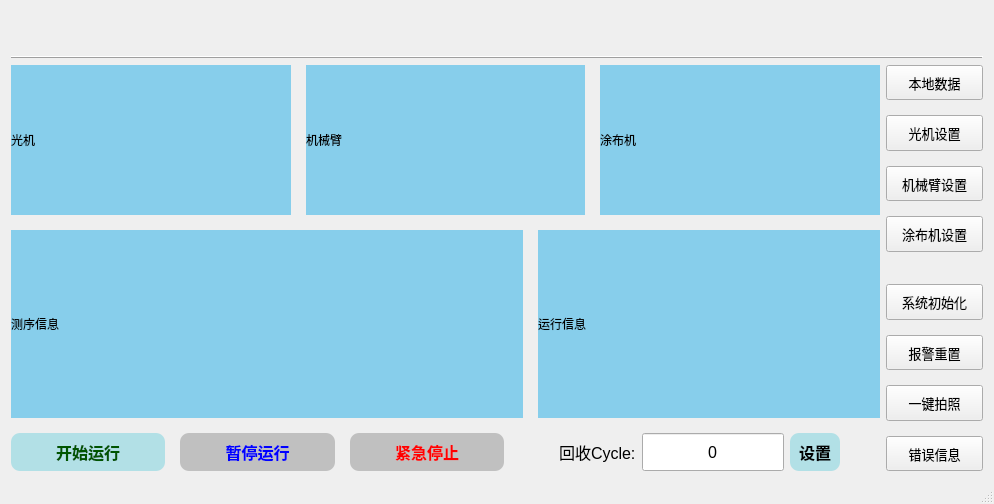
<?xml version="1.0" encoding="UTF-8"?>
<ui version="4.0">
 <class>MainWindow</class>
 <widget class="QMainWindow" name="MainWindow">
  <property name="windowModality">
   <enum>Qt::NonModal</enum>
  </property>
  <property name="geometry">
   <rect>
    <x>0</x>
    <y>0</y>
    <width>994</width>
    <height>504</height>
   </rect>
  </property>
  <property name="sizePolicy">
   <sizepolicy hsizetype="Expanding" vsizetype="Expanding">
    <horstretch>0</horstretch>
    <verstretch>0</verstretch>
   </sizepolicy>
  </property>
  <property name="windowTitle">
   <string>ShearDrivenMaster</string>
  </property>
  <property name="styleSheet">
   <string notr="true"/>
  </property>
  <widget class="QWidget" name="centralWidget">
   <layout class="QVBoxLayout" name="verticalLayout_6" stretch="1,0,9">
    <item>
     <layout class="QHBoxLayout" name="horizontalLayout_mainTitle"/>
    </item>
    <item>
     <widget class="QFrame" name="frame">
      <property name="frameShape">
       <enum>QFrame::HLine</enum>
      </property>
      <property name="frameShadow">
       <enum>QFrame::Raised</enum>
      </property>
     </widget>
    </item>
    <item>
     <layout class="QHBoxLayout" name="horizontalLayout" stretch="9,1">
      <item>
       <layout class="QVBoxLayout" name="LayoutMainView" stretch="4,5,1">
        <property name="spacing">
         <number>15</number>
        </property>
        <item>
         <layout class="QHBoxLayout" name="LayoutDevices" stretch="1,1,1">
          <property name="spacing">
           <number>15</number>
          </property>
          <item>
           <widget class="QWidget" name="WidgetImager" native="true">
            <property name="sizePolicy">
             <sizepolicy hsizetype="Expanding" vsizetype="Preferred">
              <horstretch>0</horstretch>
              <verstretch>0</verstretch>
             </sizepolicy>
            </property>
            <property name="styleSheet">
             <string notr="true">#WidgetImager{border: 1px solid rgb(0, 170, 255)}</string>
            </property>
            <layout class="QVBoxLayout" name="verticalLayout_2" stretch="1,9">
             <property name="spacing">
              <number>0</number>
             </property>
             <property name="sizeConstraint">
              <enum>QLayout::SetMinimumSize</enum>
             </property>
             <property name="leftMargin">
              <number>0</number>
             </property>
             <property name="topMargin">
              <number>0</number>
             </property>
             <property name="rightMargin">
              <number>0</number>
             </property>
             <property name="bottomMargin">
              <number>0</number>
             </property>
             <item>
              <widget class="QLabel" name="LabelImager">
               <property name="styleSheet">
                <string notr="true">background-color: rgb(135, 206, 235);</string>
               </property>
               <property name="text">
                <string>光机</string>
               </property>
              </widget>
             </item>
             <item>
              <layout class="QVBoxLayout" name="LayoutImager"/>
             </item>
            </layout>
           </widget>
          </item>
          <item>
           <widget class="QWidget" name="WidgetRobot" native="true">
            <property name="sizePolicy">
             <sizepolicy hsizetype="Expanding" vsizetype="Preferred">
              <horstretch>0</horstretch>
              <verstretch>0</verstretch>
             </sizepolicy>
            </property>
            <property name="styleSheet">
             <string notr="true">#WidgetRobot{border: 1px solid rgb(0, 170, 255)}</string>
            </property>
            <layout class="QVBoxLayout" name="verticalLayout" stretch="1,9">
             <property name="spacing">
              <number>0</number>
             </property>
             <property name="leftMargin">
              <number>0</number>
             </property>
             <property name="topMargin">
              <number>0</number>
             </property>
             <property name="rightMargin">
              <number>0</number>
             </property>
             <property name="bottomMargin">
              <number>0</number>
             </property>
             <item>
              <widget class="QLabel" name="LabelRobot">
               <property name="styleSheet">
                <string notr="true">background-color: rgb(135, 206, 235);</string>
               </property>
               <property name="text">
                <string>机械臂</string>
               </property>
              </widget>
             </item>
             <item>
              <layout class="QVBoxLayout" name="LayoutRobot"/>
             </item>
            </layout>
           </widget>
          </item>
          <item>
           <widget class="QWidget" name="WidgetCoater" native="true">
            <property name="sizePolicy">
             <sizepolicy hsizetype="Expanding" vsizetype="Preferred">
              <horstretch>0</horstretch>
              <verstretch>0</verstretch>
             </sizepolicy>
            </property>
            <property name="styleSheet">
             <string notr="true">#WidgetCoater{border: 1px solid rgb(0, 170, 255)}</string>
            </property>
            <layout class="QVBoxLayout" name="verticalLayout_3" stretch="1,9">
             <property name="spacing">
              <number>0</number>
             </property>
             <property name="leftMargin">
              <number>0</number>
             </property>
             <property name="topMargin">
              <number>0</number>
             </property>
             <property name="rightMargin">
              <number>0</number>
             </property>
             <property name="bottomMargin">
              <number>0</number>
             </property>
             <item>
              <widget class="QLabel" name="LabelCoater">
               <property name="styleSheet">
                <string notr="true">background-color: rgb(135, 206, 235);</string>
               </property>
               <property name="text">
                <string>涂布机</string>
               </property>
              </widget>
             </item>
             <item>
              <layout class="QVBoxLayout" name="LayoutCoater"/>
             </item>
            </layout>
           </widget>
          </item>
         </layout>
        </item>
        <item>
         <layout class="QHBoxLayout" name="LayoutInfo" stretch="3,2">
          <property name="spacing">
           <number>15</number>
          </property>
          <item>
           <widget class="QWidget" name="WidgetSequencing" native="true">
            <property name="sizePolicy">
             <sizepolicy hsizetype="Expanding" vsizetype="Expanding">
              <horstretch>0</horstretch>
              <verstretch>0</verstretch>
             </sizepolicy>
            </property>
            <property name="styleSheet">
             <string notr="true">#WidgetSequencing{border: 1px solid rgb(0, 170, 255)}</string>
            </property>
            <layout class="QVBoxLayout" name="verticalLayout_4" stretch="1,9">
             <property name="spacing">
              <number>0</number>
             </property>
             <property name="leftMargin">
              <number>0</number>
             </property>
             <property name="topMargin">
              <number>0</number>
             </property>
             <property name="rightMargin">
              <number>0</number>
             </property>
             <property name="bottomMargin">
              <number>0</number>
             </property>
             <item>
              <widget class="QLabel" name="LabelSequencing">
               <property name="styleSheet">
                <string notr="true">background-color: rgb(135, 206, 235);</string>
               </property>
               <property name="text">
                <string>测序信息</string>
               </property>
              </widget>
             </item>
             <item>
              <layout class="QVBoxLayout" name="LayoutSequencing"/>
             </item>
            </layout>
           </widget>
          </item>
          <item>
           <widget class="QWidget" name="WidgetMessage" native="true">
            <property name="sizePolicy">
             <sizepolicy hsizetype="Expanding" vsizetype="Expanding">
              <horstretch>0</horstretch>
              <verstretch>0</verstretch>
             </sizepolicy>
            </property>
            <property name="styleSheet">
             <string notr="true">#WidgetMessage{border: 1px solid rgb(0, 170, 255)}</string>
            </property>
            <layout class="QVBoxLayout" name="verticalLayout_5" stretch="1,9">
             <property name="spacing">
              <number>0</number>
             </property>
             <property name="leftMargin">
              <number>0</number>
             </property>
             <property name="topMargin">
              <number>0</number>
             </property>
             <property name="rightMargin">
              <number>0</number>
             </property>
             <property name="bottomMargin">
              <number>0</number>
             </property>
             <item>
              <widget class="QLabel" name="LabelMessage">
               <property name="styleSheet">
                <string notr="true">background-color: rgb(135, 206, 235);</string>
               </property>
               <property name="text">
                <string>运行信息</string>
               </property>
              </widget>
             </item>
             <item>
              <layout class="QVBoxLayout" name="LayoutMessage"/>
             </item>
            </layout>
           </widget>
          </item>
         </layout>
        </item>
        <item>
         <layout class="QHBoxLayout" name="LayoutRunButtons" stretch="2,2,2,0,0">
          <property name="spacing">
           <number>15</number>
          </property>
          <item>
           <widget class="QPushButton" name="ButtonStartRun">
            <property name="sizePolicy">
             <sizepolicy hsizetype="Minimum" vsizetype="Minimum">
              <horstretch>0</horstretch>
              <verstretch>0</verstretch>
             </sizepolicy>
            </property>
            <property name="maximumSize">
             <size>
              <width>400</width>
              <height>16777215</height>
             </size>
            </property>
            <property name="font">
             <font>
              <pointsize>12</pointsize>
              <bold>true</bold>
             </font>
            </property>
            <property name="cursor">
             <cursorShape>PointingHandCursor</cursorShape>
            </property>
            <property name="styleSheet">
             <string notr="true">QPushButton
{
	color: rgb(0, 85, 0);
	background-color: rgb(178,224,230);
	border-radius:9px;
}

QPushButton:hover
{
	background-color: rgb(135,206,235);
}

QPushButton:pressed
{
	background-color: rgb(30,144,255);
	color: white;
}

QPushButton:disabled
{
	background-color: rgb(192,192,192);
}</string>
            </property>
            <property name="text">
             <string>开始运行</string>
            </property>
           </widget>
          </item>
          <item>
           <widget class="QPushButton" name="ButtonPauseRun">
            <property name="enabled">
             <bool>false</bool>
            </property>
            <property name="sizePolicy">
             <sizepolicy hsizetype="Minimum" vsizetype="Minimum">
              <horstretch>0</horstretch>
              <verstretch>0</verstretch>
             </sizepolicy>
            </property>
            <property name="maximumSize">
             <size>
              <width>400</width>
              <height>16777215</height>
             </size>
            </property>
            <property name="font">
             <font>
              <pointsize>12</pointsize>
              <bold>true</bold>
             </font>
            </property>
            <property name="cursor">
             <cursorShape>PointingHandCursor</cursorShape>
            </property>
            <property name="styleSheet">
             <string notr="true">QPushButton
{
	color: rgb(0, 0, 255);
	background-color: rgb(178,224,230);
	border-radius:9px;
}

QPushButton:hover
{
	background-color: rgb(135,206,235);
}

QPushButton:pressed
{
	background-color: rgb(30,144,255);
	color: white;
}

QPushButton:disabled
{
	background-color: rgb(192,192,192);
}</string>
            </property>
            <property name="text">
             <string>暂停运行</string>
            </property>
           </widget>
          </item>
          <item>
           <widget class="QPushButton" name="ButtonStopRun">
            <property name="enabled">
             <bool>false</bool>
            </property>
            <property name="sizePolicy">
             <sizepolicy hsizetype="Minimum" vsizetype="Minimum">
              <horstretch>0</horstretch>
              <verstretch>0</verstretch>
             </sizepolicy>
            </property>
            <property name="maximumSize">
             <size>
              <width>400</width>
              <height>16777215</height>
             </size>
            </property>
            <property name="font">
             <font>
              <pointsize>12</pointsize>
              <bold>true</bold>
             </font>
            </property>
            <property name="cursor">
             <cursorShape>PointingHandCursor</cursorShape>
            </property>
            <property name="styleSheet">
             <string notr="true">
QPushButton
{
	color: rgb(255, 0, 0);
	background-color: rgb(178,224,230);
	border-radius:9px;
}

QPushButton:hover
{
	background-color: rgb(135,206,235);
}

QPushButton:pressed
{
	background-color: rgb(30,144,255);
	color: white;
}

QPushButton:disabled
{
	background-color: rgb(192,192,192);
}</string>
            </property>
            <property name="text">
             <string>紧急停止</string>
            </property>
           </widget>
          </item>
          <item>
           <spacer name="horizontalSpacer">
            <property name="orientation">
             <enum>Qt::Horizontal</enum>
            </property>
            <property name="sizeHint" stdset="0">
             <size>
              <width>40</width>
              <height>20</height>
             </size>
            </property>
           </spacer>
          </item>
          <item>
           <layout class="QHBoxLayout" name="horizontalLayout_2" stretch="0,0,0,0">
            <item>
             <widget class="QLabel" name="label">
              <property name="maximumSize">
               <size>
                <width>16777215</width>
                <height>40</height>
               </size>
              </property>
              <property name="font">
               <font>
                <pointsize>12</pointsize>
               </font>
              </property>
              <property name="styleSheet">
               <string notr="true"/>
              </property>
              <property name="text">
               <string>回收Cycle:</string>
              </property>
             </widget>
            </item>
            <item>
             <widget class="QLineEdit" name="LineSycleNum">
              <property name="sizePolicy">
               <sizepolicy hsizetype="Expanding" vsizetype="Preferred">
                <horstretch>0</horstretch>
                <verstretch>0</verstretch>
               </sizepolicy>
              </property>
              <property name="maximumSize">
               <size>
                <width>16777215</width>
                <height>40</height>
               </size>
              </property>
              <property name="font">
               <font>
                <pointsize>12</pointsize>
               </font>
              </property>
              <property name="text">
               <string>0</string>
              </property>
              <property name="alignment">
               <set>Qt::AlignCenter</set>
              </property>
              <property name="readOnly">
               <bool>true</bool>
              </property>
             </widget>
            </item>
            <item>
             <widget class="QPushButton" name="ButtonSetCycle">
              <property name="sizePolicy">
               <sizepolicy hsizetype="Minimum" vsizetype="Minimum">
                <horstretch>0</horstretch>
                <verstretch>0</verstretch>
               </sizepolicy>
              </property>
              <property name="minimumSize">
               <size>
                <width>50</width>
                <height>0</height>
               </size>
              </property>
              <property name="maximumSize">
               <size>
                <width>16777215</width>
                <height>40</height>
               </size>
              </property>
              <property name="font">
               <font>
                <pointsize>12</pointsize>
                <bold>true</bold>
               </font>
              </property>
              <property name="cursor">
               <cursorShape>PointingHandCursor</cursorShape>
              </property>
              <property name="styleSheet">
               <string notr="true">QPushButton
{
	background-color: rgb(178,224,230);
	border-radius:9px;
}

QPushButton:hover
{
	background-color: rgb(135,206,235);
}

QPushButton:pressed
{
	background-color: rgb(30,144,255);
	color: white;
}

QPushButton:disabled
{
	background-color: rgb(192,192,192);
}</string>
              </property>
              <property name="text">
               <string>设置</string>
              </property>
             </widget>
            </item>
            <item>
             <spacer name="horizontalSpacer_2">
              <property name="orientation">
               <enum>Qt::Horizontal</enum>
              </property>
              <property name="sizeHint" stdset="0">
               <size>
                <width>40</width>
                <height>20</height>
               </size>
              </property>
             </spacer>
            </item>
           </layout>
          </item>
         </layout>
        </item>
       </layout>
      </item>
      <item>
       <layout class="QVBoxLayout" name="LayoutOthetButtons" stretch="2,2,2,2,1,2,2,2,2">
        <property name="spacing">
         <number>15</number>
        </property>
        <item>
         <widget class="QPushButton" name="ButtonChipSeting">
          <property name="sizePolicy">
           <sizepolicy hsizetype="Preferred" vsizetype="Preferred">
            <horstretch>0</horstretch>
            <verstretch>0</verstretch>
           </sizepolicy>
          </property>
          <property name="maximumSize">
           <size>
            <width>200</width>
            <height>16777215</height>
           </size>
          </property>
          <property name="font">
           <font>
            <pointsize>10</pointsize>
           </font>
          </property>
          <property name="text">
           <string>本地数据</string>
          </property>
         </widget>
        </item>
        <item>
         <widget class="QPushButton" name="ButtonImagerSeting">
          <property name="sizePolicy">
           <sizepolicy hsizetype="Preferred" vsizetype="Preferred">
            <horstretch>0</horstretch>
            <verstretch>0</verstretch>
           </sizepolicy>
          </property>
          <property name="maximumSize">
           <size>
            <width>200</width>
            <height>16777215</height>
           </size>
          </property>
          <property name="font">
           <font>
            <pointsize>10</pointsize>
           </font>
          </property>
          <property name="text">
           <string>光机设置</string>
          </property>
         </widget>
        </item>
        <item>
         <widget class="QPushButton" name="ButtonRobotSeting">
          <property name="sizePolicy">
           <sizepolicy hsizetype="Preferred" vsizetype="Preferred">
            <horstretch>0</horstretch>
            <verstretch>0</verstretch>
           </sizepolicy>
          </property>
          <property name="maximumSize">
           <size>
            <width>200</width>
            <height>16777215</height>
           </size>
          </property>
          <property name="font">
           <font>
            <pointsize>10</pointsize>
           </font>
          </property>
          <property name="text">
           <string>机械臂设置</string>
          </property>
         </widget>
        </item>
        <item>
         <widget class="QPushButton" name="ButtonCoaterSeting">
          <property name="sizePolicy">
           <sizepolicy hsizetype="Preferred" vsizetype="Preferred">
            <horstretch>0</horstretch>
            <verstretch>0</verstretch>
           </sizepolicy>
          </property>
          <property name="maximumSize">
           <size>
            <width>200</width>
            <height>16777215</height>
           </size>
          </property>
          <property name="font">
           <font>
            <pointsize>10</pointsize>
           </font>
          </property>
          <property name="text">
           <string>涂布机设置</string>
          </property>
         </widget>
        </item>
        <item>
         <spacer name="verticalSpacer">
          <property name="orientation">
           <enum>Qt::Vertical</enum>
          </property>
          <property name="sizeHint" stdset="0">
           <size>
            <width>20</width>
            <height>40</height>
           </size>
          </property>
         </spacer>
        </item>
        <item>
         <widget class="QPushButton" name="ButtonSystemInit">
          <property name="sizePolicy">
           <sizepolicy hsizetype="Preferred" vsizetype="Preferred">
            <horstretch>0</horstretch>
            <verstretch>0</verstretch>
           </sizepolicy>
          </property>
          <property name="maximumSize">
           <size>
            <width>200</width>
            <height>16777215</height>
           </size>
          </property>
          <property name="font">
           <font>
            <pointsize>10</pointsize>
           </font>
          </property>
          <property name="text">
           <string>系统初始化</string>
          </property>
         </widget>
        </item>
        <item>
         <widget class="QPushButton" name="ButtonAlarmReset">
          <property name="sizePolicy">
           <sizepolicy hsizetype="Preferred" vsizetype="Preferred">
            <horstretch>0</horstretch>
            <verstretch>0</verstretch>
           </sizepolicy>
          </property>
          <property name="maximumSize">
           <size>
            <width>200</width>
            <height>16777215</height>
           </size>
          </property>
          <property name="font">
           <font>
            <pointsize>10</pointsize>
           </font>
          </property>
          <property name="text">
           <string>报警重置</string>
          </property>
         </widget>
        </item>
        <item>
         <widget class="QPushButton" name="ButtonTakePhotos">
          <property name="sizePolicy">
           <sizepolicy hsizetype="Preferred" vsizetype="Preferred">
            <horstretch>0</horstretch>
            <verstretch>0</verstretch>
           </sizepolicy>
          </property>
          <property name="maximumSize">
           <size>
            <width>200</width>
            <height>16777215</height>
           </size>
          </property>
          <property name="font">
           <font>
            <pointsize>10</pointsize>
           </font>
          </property>
          <property name="text">
           <string>一键拍照</string>
          </property>
         </widget>
        </item>
        <item>
         <widget class="QPushButton" name="ButtonQueryLogs">
          <property name="sizePolicy">
           <sizepolicy hsizetype="Preferred" vsizetype="Preferred">
            <horstretch>0</horstretch>
            <verstretch>0</verstretch>
           </sizepolicy>
          </property>
          <property name="maximumSize">
           <size>
            <width>200</width>
            <height>16777215</height>
           </size>
          </property>
          <property name="font">
           <font>
            <pointsize>10</pointsize>
           </font>
          </property>
          <property name="text">
           <string>错误信息</string>
          </property>
         </widget>
        </item>
       </layout>
      </item>
     </layout>
    </item>
   </layout>
  </widget>
  <widget class="QStatusBar" name="statusBar"/>
 </widget>
 <layoutdefault spacing="6" margin="11"/>
 <resources/>
 <connections/>
</ui>
